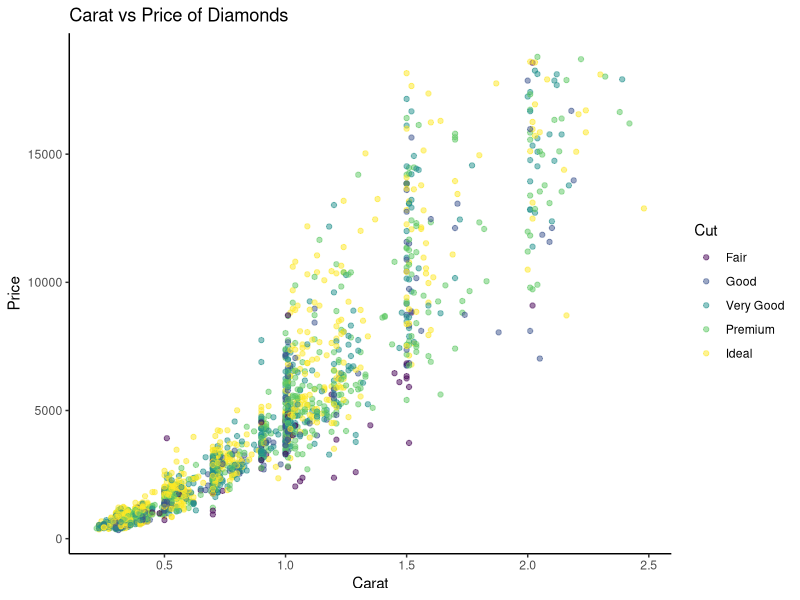
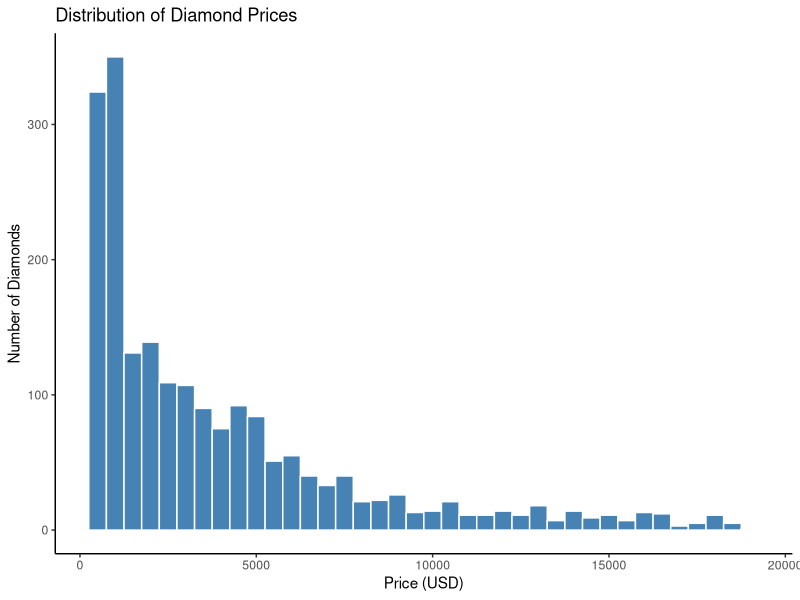
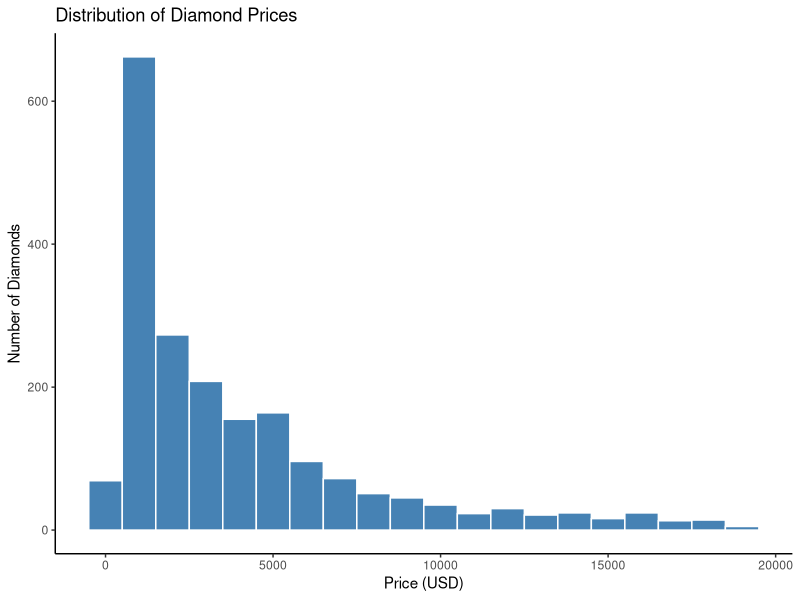
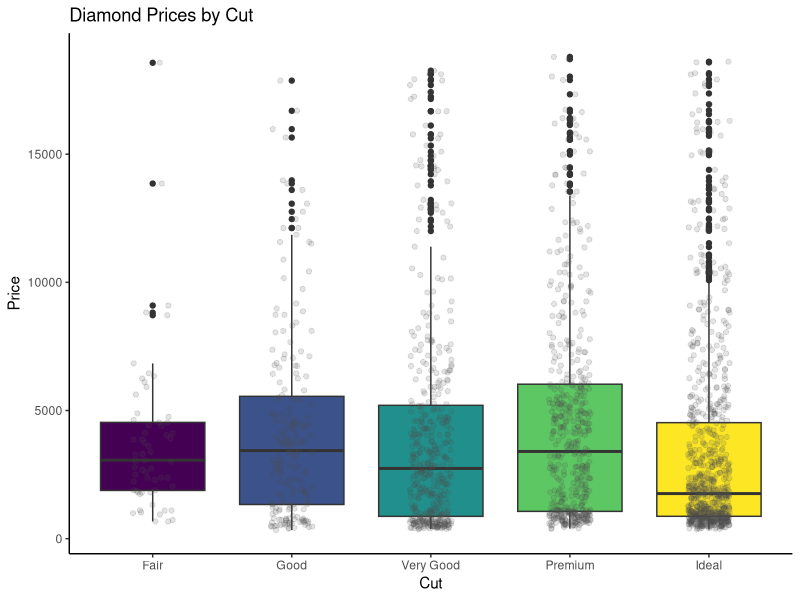
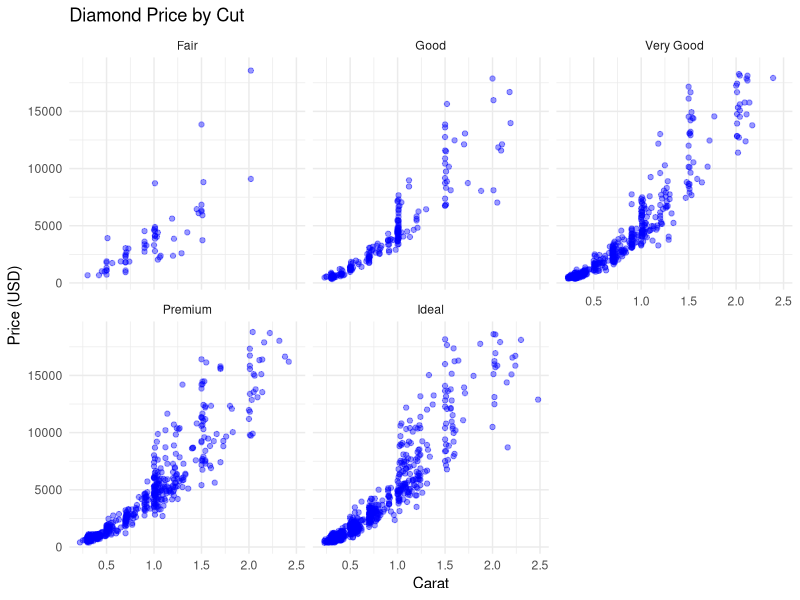
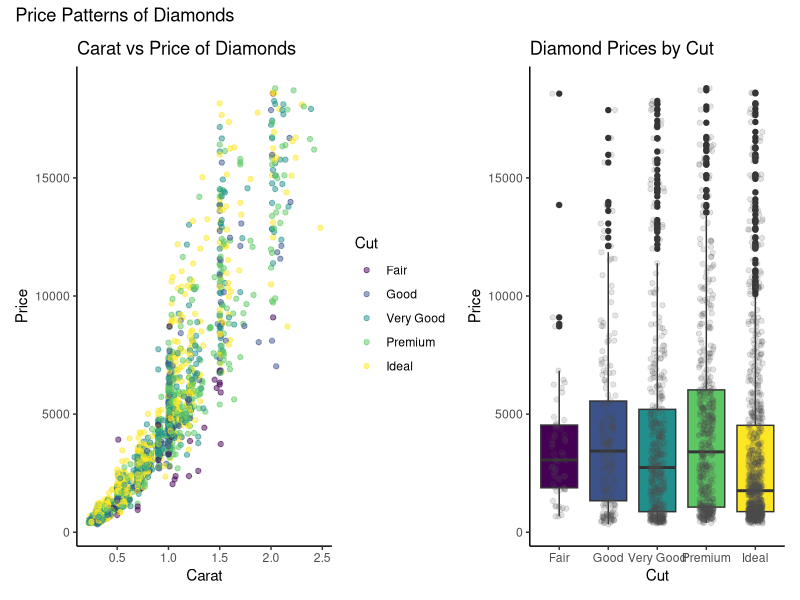
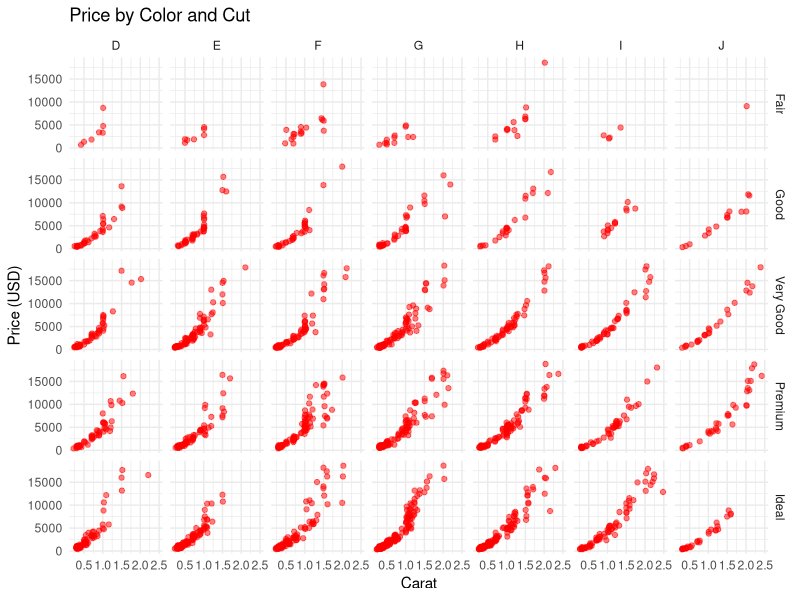
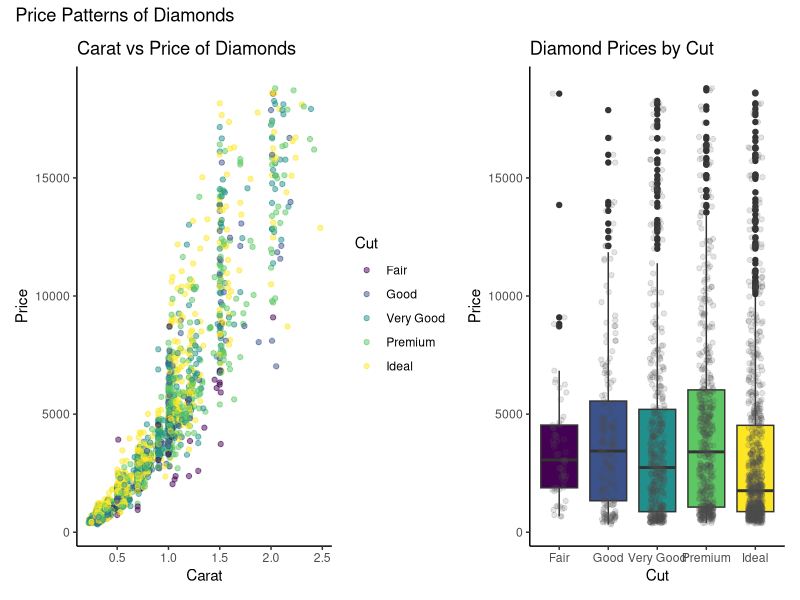

The R script that drew these images, in order:
# One possible solution is shown for each exercise. 
# Other plots meeting the instructions are valid. 

# These exercises use `ggplot2::diamonds`, which comes with {ggplot2}. 
# Each row represents one diamond. 
# We will use a fixed sample of 2,000 diamonds to keep the scatterplots readable.

# Variables used here:
# - `carat`: diamond weight in carats.
# - `price`: price in US dollars.
# - `cut`: cut quality, with categories Fair, Good, Very Good, Premium, and Ideal.
# - `color`: diamond color grade, from D (best) to J (worst).


# I suggest you use `data =` and `mapping =` in your `ggplot()` calls as you learn. 
# Answer interpretation questions in one sentence beneath your code.

	# Setup 
	library(tidyverse)
	library(patchwork)

	# Since the next line of code takes a random sample of rows from the data set,
	# let's set the seed so it will use the same sample each time.
	# set.seed() is a random number generator; run ? set.seed() for more information
	
	set.seed(123)

	diamonds_plot <- ggplot2::diamonds |>
	  slice_sample(n = 2000)
	
	glimpse(diamonds_plot)

	# 1. Build and customize a scatterplot:
		
	# Create a scatterplot with:
	# - `carat` on the x-axis and `price` on the y-axis;
	# - point color mapped to `cut`;
	# - all points set to `alpha = 0.5` and `size = 1.5`.
	
	# Add informative axis labels and a title. 
	# Use a built-in theme of your choice. 
	# Save the plot as `p_scatter`, then display it.
	
	# Write one sentence describing the relationship you see between carat and price. 
	# Identify one aesthetic you mapped and one aesthetic you set.
	
	# Write your code here:
	
p_scatter <- ggplot(diamonds_plot, aes(x= carat, y= price, color = cut)) +
  geom_point(alpha= 0.5,
             size= 1.5) +
  labs (
    title= "Carat vs Price of Diamonds",
    x= "Carat",
    y= "Price",
    color= "Cut"
  ) + 
  theme_classic() 

p_scatter

	# Your response to the questions here:
	# Price tends to increase along with the carat and nicer cuts also tend to equal a higher price
	# the color is related to the cut of the diamond and the ideal cuts are clearly visible on the plot
	
	# 2. Explore a distribution 

	# Create a histogram of `price` using `binwidth = 500`. 
	# Set the bar fill to `"steelblue"` and the outline color to `"white"`. 
	# Add informative labels.
	# Then make a second version using `binwidth = 1000`.
	
	# Write one sentence explaining how changing the bin width affects the 
	# appearance of the histogram. 
	# Which version helps you see the distribution more clearly? 

	# Write your code here:
	
price_hist <- ggplot(diamonds_plot,
                     aes(x=price)) +
  geom_histogram(
    binwidth= 500,
    fill = "steelblue",
    color = "white") +
  labs(
    x= "Price (USD)",
    y= "Number of Diamonds",
    title= "Distribution of Diamond Prices"
  ) +
  theme_classic()

price_hist

price_hist_big <- ggplot(diamonds_plot,
                         aes(x=price)) +
  geom_histogram(
    binwidth = 1000,
    fill = "steelblue",
    color = "white") +
  labs(
    x= "Price (USD)",
    y= "Number of Diamonds",
    title= "Distribution of Diamond Prices"
  ) +
  theme_classic()
price_hist_big

	# Your response:
	# The wider bins make fewer, bigger bars, but shows less detail and a broader distribution

  #I like the bigger bins more for looking at the distribution because there is one, clearly larger bin, which gives a more obvious range and gives
  #you more to talk about with the data

	# 3. Compare groups with two layers 
	
	# Create a boxplot with `cut` on the x-axis and `price` on the y-axis.
	# Map the box fill to `cut`.
	# Add individual observations using `geom_jitter(width = 0.15, height = 0, alpha = 0.15)`.
	# Give all jittered points the fixed color `"grey30"`.
	# Remove the fill legend because the cut categories already appear on the x-axis.
	# Add informative labels and a built-in theme.
	# Save this plot as `p_box`, then display it.
	
	# Hint: put `fill = cut` inside `aes()` in `geom_boxplot()` so it applies 
	# only to the boxplot layer.

	# Write one sentence explaining what the jittered points add to the boxplot.

	# Write your code here:

p_box <- ggplot(diamonds_plot,
                aes(x=cut, y=price)) +
  geom_boxplot(aes(fill = cut)) + 
  geom_jitter(
    width= 0.15,
    height= 0,
    alpha= 0.15,
    color= "grey30"
  ) + 
  guides(fill="none") +
  labs(
    title= "Diamond Prices by Cut",
    x= "Cut",
    y= "Price") +
  theme_classic()

p_box

	# Your response:
	# the jittered points allow you to see the rest of the dataset thats not included in the middle quartile on the boxplot

	
# 4. Compare color and facets 

	# Create a new scatterplot with `carat` on the x-axis and `price` on the y-axis. 
	# Set all points to `alpha = 0.4`.
	# Use `facet_wrap()` to create one panel for each `cut` category. 
	# Keep all points the same color. 
	# Add informative labels and a built-in theme.
	# Write one sentence comparing this plot with `p_scatter`. 
	# What is easier to see when cut categories have their own panels?

	# Write your code here:
facet_scatter <- ggplot(diamonds_plot, aes(x=carat, y=price)) +
  geom_point(alpha= 0.4, color = "blue") +
  facet_wrap(~ cut) +
  labs(
    title= "Diamond Price by Cut",
    x= "Carat",
    y= "Price (USD)"
  ) +
    theme_minimal()
	
facet_scatter	
	# Your response:
	# Having the cuts separate allows you to see a trend in each cut on its own plot rather than picking out each cut from 
#a whole dataset on one singular plot

	# 5. Assemble and save a figure 
	
	# Use `patchwork` to place `p_scatter` and `p_box` side by side.
	# Add an overall title using `plot_annotation()`.
	# Save the combined figure as an object named `diamond_figure`.
	# Write the object out to display it.
	# Use `ggsave()` to save it as `diamond_figure.png`, with width 10 inches, 
		# height 5 inches, and resolution 300 dpi.
	# Use the `plot =` argument to specify the object to save in ggsave().
	# Find the saved image in your project folder and open it. 
	# Check that the labels and legends are readable.
	# If they are not, play around with the height and width or the font size in theme().
	# Hint: use `p_scatter | p_box` for the side-by-side layout.
	
	# Write your code here
diamond_figure <- (p_scatter | p_box)	+
  plot_annotation(
    title= "Price Patterns of Diamonds"
  )

diamond_figure

ggsave(
  filename = "diamond_figure.png",
  plot= diamond_figure,
  width = 10,
  height = 5,
  units = "in",
  dpi = 300
)

	# 6. Practice `facet_grid()` with two grouping variables.
	
	# Create a scatterplot of price (y) against carat (x) with:
	# - rows defined by `cut` and columns defined by the diamond `color` grade, 
	# using `facet_grid()`
	# - all points partly transparent
	# - informative labels and a built-in theme.
	
	# Keep all points the same fixed color. 
	# Note that `color` is a column in this dataset: using it in a facet formula 
	# splits the data by diamond color grade.
	
	# Which layout is easier to read: the five panels from Exercise 4 or this larger grid?
	# Explain your choice in one sentence.
	
	# Write your code here:
facet_practice <- ggplot(diamonds_plot, aes(x= carat, y= price)) +
  geom_point(alpha = 0.5, color = "red") +
  facet_grid(cut ~ color) +
  labs(
    title = "Price by Color and Cut",
    x= "Carat",
    y= "Price (USD)"
  ) +
  theme_minimal()

	
facet_practice
	# Write your answer here:
	# The smaller panel is easier to read since you're not getting overwhelmed by the amount of panels
  #On the larger plot theres too much going on on each individual plot which make sit confusing and hard to pick out a trend between the panels
	
